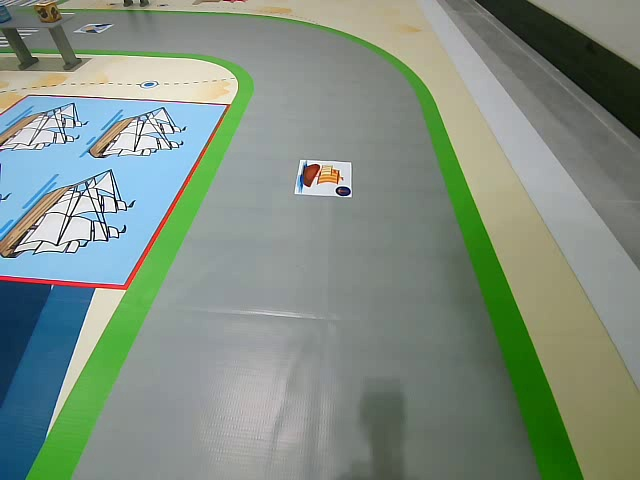
#> input picture DataProcessing/DefaultPictures/data126.jpg, 640 x 480 px, given in place of lane_video.mp4, which was not available
$ python pid_1.py   (older library calls are emulated)
#> lines starting #> are read from the running program, lines starting #| are printed output that depends on the picture; pictures that were not available may be replaced by others from this repository, and a replacement may not be noted
#!/usr/bin/env python3
#coding=utf-8
import sys, os, time
import cv2
import numpy as np
from PIL import Image as PImage
from Rosmaster_Lib import Rosmaster


def Get_Hist(img):
    """
        计算直方图数组
    """
    img = np.sum(img, axis=0)
    img.reshape(img.size, 1)

    hist = np.int32(np.around(Normalize(img, 255)))
    # print(hist.shape)
    img = np.zeros((hist.size, hist.size, 3))  # 创建用于绘制直方图的全0图像

    bins = np.arange(hist.size).reshape(hist.size, 1)  # 直方图中各bin的顶点位置

    pts = np.column_stack((bins, hist))
    cv2.polylines(img, [pts], False, (0, 255, 0))
    img = np.flipud(img)
    return img, hist

def Normalize(data, scale):
    """
    归一化-->[0.0, 1.0]
    :param data:
    :param scale:
    :return: [-0.5, 0.5]*scale
    """
    mx = max(data)
    mn = min(data)
    m = (mx - mn)/2 + mn

    return [((float(i) - m) / (mx - mn)+0.5)*scale for i in data]

# [7 lines left out: function Range_Convert, not called in this run]

def get_yellow_lane_bin_img(frame, low_rh, high_rh,low_gs, high_gs,low_bv, high_bv):    # 提取黄色车道线
    # 输入原图,返回缩放后的原图与车道线二值图
    try:
        lower_array = np.array([low_rh,low_gs,low_bv]) # 第二个参数调节亮度
        upper_array = np.array([high_rh,high_gs, high_bv])

        selection = 1
        if selection == 1:
            hsv = cv2.cvtColor(frame, cv2.COLOR_BGR2HSV)#使用HSV进行车道线识别
            mask = cv2.inRange(hsv, lowerb=lower_array, upperb=upper_array)
        if selection == 2:
            mask = cv2.inRange(frame, lowerb=lower_array, upperb=upper_array)#使用RGB进行车道线识别

        __img = PImage.fromarray(mask)
        _img = np.array(__img)

        # img = __img.resize((120, 120), PImage.ANTIALIAS)   # 缩小
        # img = np.zeros((120, 120))  # 创建全0图像
        # cv2.resize(_img, (120, 120), img, cv2.INTER_AREA)
        small_img = np.zeros((120, 120))  # 创建全0图像
        small_img = cv2.resize(_img, (120, 120), small_img, cv2.INTER_AREA)
        small_img = small_img.astype(np.uint8)
        retval, bin_img = cv2.threshold(small_img, 125, 255, cv2.THRESH_BINARY)

        small_img = small_img.astype(np.float32)
        img_3chanel = cv2.cvtColor(small_img, cv2.COLOR_GRAY2BGR)
        # origin_img = frame.resize((120, 120), PImage.ANTIALIAS)
        # origin_img = np.zeros((120, 120, 3))  # 创建全0图像
        # cv2.resize(frame, (120, 120), origin_img,  cv2.INTER_AREA)
        origin_img = np.zeros((120, 120, 3))  # 创建全0图像
        origin_img = cv2.resize(frame, (120, 120),  origin_img, cv2.INTER_AREA)
        cv2.imshow("bin_img", mask)
        cv2.waitKey(10)
        return origin_img, bin_img
    except:
        s = sys.exc_info()
        print("Error '%s' happened on line %d" % (s[1], s[2].tb_lineno))

class CONTROLER:
    def __init__(self):
        self.imgInd = 0
        self.sign_speed = 30
        self.target_point = 0.0
        self.PTerm = 0.0
        self.ITerm = 0.0
        self.DTerm = 0.0

        self.last_control_time = time.time() * 1000
        self.current_time = self.last_control_time
        self.last_error = 0.0


        self.pid_angle_value = 0.0
        # self.pid_cmd_vel = Twist()
        self.pid_speed = 1
        self.pid_out_rate = 1.0
        self.pid_out_power = 1.0
        self.mn_width = 5.0
        self.mn_height = 60.0
        self.mn_area = 1300.0
        self.mn_distance = 65.0
        self.windup_guard = 1.0
        self.P = 1.0
        self.I = 1.0
        self.D = 0.0

        self.RC_buff_length = 5
        self.history_left_lane = [0] * self.RC_buff_length  # 惯性滤波缓存区
        self.history_right_lane = [0] * self.RC_buff_length  # 惯性滤波缓存区
        self.history_angle = [float(0.0)] * self.RC_buff_length  # 惯性滤波缓存区


        self.camera_correction_done = False     # 摄像头校准标志
        self.crossroads = False                 # 十字路口标志
        self.last_direction = 0                 # 上次转弯的方向,debug用

        self.road_width = 0        # 车道宽度
        self.last_bais = 0
        self.low_x = 0   # HSV的H阈值
        self.high_x = 34    # HSV的H阈值
        self.low_y = 35   # HSV的S阈值
        self.high_y = 255     # HSV的S阈值
        self.low_z = 46   # HSV的V阈值
        self.high_z = 255     # HSV的V阈值

    def fliter_left_right_bias(self, hist_array):
            """
                滤波器函数，过滤直方图中的干扰
                :param hist_array:        直方图数组
                :return:脉冲数量，最左边的脉冲峰顶的索引位置，最右边脉冲峰顶的索引位置，过滤后的图像波形
            """
            try:
                left_distance = right_distance = 0
                shape = list(hist_array)
                # 计算脉冲个数
                pulse_flag = 0  # 波形连续标志
                pulse_height = []
                pulse_index = []
                # 1 对直方图进行波形切割，记录了波峰的高度和索引
                for i in range(len(shape)):
                    if pulse_flag and (shape[i] > 50 and i < len(shape) - 1):
                        _pulse_height.append(shape[i])
                        _pulse_index.append(i)
                    elif pulse_flag and ((shape[i] <= 50) or (i == (len(shape) - 1))):
                        pulse_flag = 0  # 波形分割
                        pulse_height.append(_pulse_height)
                        pulse_index.append(_pulse_index)
                    elif shape[i] > 0:
                        pulse_flag = 1
                        _pulse_height = []
                        _pulse_index = []
                        _pulse_height.append(shape[i])
                        _pulse_index.append(i)

                pulse_point_preprocess = []
                pulse_height_preprocess = []
                # 2 根据脉冲高度和面积，过滤掉干扰脉冲
                for i, points in enumerate(pulse_height):
                    height = max(points)
                    area = sum(points)
                    width = len(points)
                    if (width >= self.mn_width and (area >= self.mn_area or height >= self.mn_height)):
                        pulse_height_preprocess.append(points)
                        pulse_point_preprocess.append(pulse_index[i])

                # 对过滤后的脉冲波形进行绘图
                __array = np.array([0] * len(shape))
                for points in pulse_point_preprocess:
                    for ind in points:
                        __array[ind] = shape[ind]
                __array.reshape((1, len(shape)))
                img = np.zeros((len(shape), len(shape), 3))  # 创建用于绘制直方图的全0图像
                bins = np.arange(len(shape)).reshape(len(shape), 1)  # 作为索引，0~len()
                pts = np.column_stack((bins, __array))
                cv2.polylines(img, [pts], False, (0, 255, 0))
                hist_img = np.flipud(img)   # 生成滤波后的波形图

                # 3 对于过滤后的脉冲进行左右双峰的定位
                if len(pulse_point_preprocess) == 1:  # 单峰
                    points = pulse_height_preprocess[0]
                    mx_h = max(points)
                    mx_h_ind = points.index(mx_h)
                    left_distance = right_distance = pulse_point_preprocess[0][mx_h_ind]

                elif len(pulse_point_preprocess) == 2:  # 双峰
                    # 方法1：取峰顶最高点
                    points = pulse_height_preprocess[0]

                    mx_h = max(points)
                    mx_h_ind = points.index(mx_h)
                    left_distance = pulse_point_preprocess[0][mx_h_ind]

                    points = pulse_height_preprocess[-1]
                    mx_h = max(points)
                    mx_h_ind = points.index(mx_h)
                    right_distance = pulse_point_preprocess[-1][mx_h_ind]
                    # 方法2：取峰顶中心点

                elif len(pulse_point_preprocess) > 2:  # 多峰，从左向右，从右向左取最高的2个
                    left_ind = 0
                    right_ind = len(pulse_point_preprocess) - 1
                    left_mx = []
                    left_mx_ind = []
                    right_mx = []
                    right_mx_ind = []
                    while left_ind < right_ind:
                        points = pulse_height_preprocess[left_ind]
                        if sum(points) > sum(left_mx):
                            left_mx = points
                            left_mx_ind = pulse_point_preprocess[left_ind]
                        points = pulse_height_preprocess[right_ind]
                        if sum(points) > sum(right_mx):
                            right_mx = points
                            right_mx_ind = pulse_point_preprocess[right_ind]
                        left_ind += 1
                        right_ind -= 1
                        pass
                    if left_ind == right_ind:
                        points = pulse_height_preprocess[right_ind]
                        if sum(points) > sum(right_mx):
                            right_mx = points
                            right_mx_ind = pulse_point_preprocess[right_ind]

                    # 多峰变双峰
                    # 方法1 求左侧最高峰的最高点，右侧最高峰的最高点
                    # mx_h = max(left_mx)
                    # mx_h_ind = left_mx.index(mx_h)
                    # left_distance = left_mx_ind[mx_h_ind]
                    #
                    # mx_h = max(right_mx)
                    # mx_h_ind = right_mx.index(mx_h)
                    # right_distance = right_mx_ind[mx_h_ind]

                    # 多峰变双峰
                    # 方法2 求左侧最高峰的中心点，右侧最高峰的中心点
                    left_distance = int(sum(left_mx_ind) / len(left_mx_ind))
                    right_distance = int(sum(right_mx_ind) / len(right_mx_ind))

                return len(pulse_point_preprocess), left_distance, right_distance, hist_img

            except:
                s = sys.exc_info()
                print("Error '%s' happened on line %d" % (s[1], s[2].tb_lineno))

    # [44 lines left out: functions get_servo_angle, update, not called in this run]

    def put_left_lane(self, data):
        for i in range(self.RC_buff_length - 1):
            self.history_left_lane[i] = self.history_left_lane[i + 1]
        self.history_left_lane[self.RC_buff_length - 1] = data

    def put_right_lane(self, data):
        for i in range(self.RC_buff_length - 1):
            self.history_right_lane[i] = self.history_right_lane[i + 1]
        self.history_right_lane[self.RC_buff_length - 1] = data

    def put_angle(self, data):
        for i in range(len(self.history_angle)-1):
            self.history_angle[i] = self.history_angle[i + 1]
        self.history_angle[-1] = data

    def get_history_turn(self):
    # 舵机角度<0为左转
        angle = sum(self.history_angle) / len(self.history_angle)
        if angle < 0:
            return 1
        elif angle > 0:
            return 2
        else:
            return 0

    def get_history_angle(self):
        return sum(self.history_angle) / len(self.history_angle)

    def get_left_lane_history(self):
        return sum(self.history_left_lane[:self.RC_buff_length])

    def get_right_lane_history(self):
        return sum(self.history_right_lane[:self.RC_buff_length])

    def call_back_30hz(self, cv_image):
            try:
                print("*-*-*-*-*-*-*-*-*-*-*-*-*-*-*-*-*")
                # print(time.localtime( time.time() ))
                #cv_image = self.bridge.imgmsg_to_cv2(image_raw, "bgr8")
                line_low = 0.99
                if self.crossroads:
                    #print("THIS IS CROSSROADS")
                    # 在十字路口扩大窗口
                    line_up = 0.7
                else:
                    line_up = 0.85
                if not self.camera_correction_done:
                    # 相机校准过程中，图像不缩放，画出中线以供校准
                    H = cv_image.shape[0]
                    W = cv_image.shape[1]
                    cv2.line(cv_image, pt1=(0, int(H * line_low)), pt2=(W, int(H * line_low)), color=(0, 255, 0), thickness=2)
                    cv2.line(cv_image, pt1=(0, int(H * line_up)), pt2=(W, int(H * line_up)), color=(0, 255, 0), thickness=2)
                    cv2.line(cv_image, pt1=(W // 2, 0), pt2=(W // 2, H), color=(0, 255, 0), thickness=2)
                    cv2.imshow("lanes", cv_image)

                    print("camera_correction...")
                    if  cv2.waitKey(1) == 27:
                        self.camera_correction_done = True
                        cv2.destroyAllWindows()
                else:
                    # print("start run!")
                    if self.sign_speed == 0:
                        print("speed_x, speed_z: 0, 0")
                        return
                    # img_raw = cv2.cvtColor(cv_image, cv2.COLOR_BGR2RGB)
                    # 正常行驶时，缩放，显示滤波图像
                    origin_img, bin_img = get_yellow_lane_bin_img(cv_image, self.low_x, self.high_x,self.low_y, self.high_y,self.low_z, self.high_z)      # 获取缩放后的原图与二值图
                    H = origin_img.shape[0]
                    W = origin_img.shape[1]
                    cv2.line(origin_img, pt1=(0, int(H * line_low)), pt2=(W, int(H * line_low)), color=(0, 255, 0), thickness=2)
                    cv2.line(origin_img, pt1=(0, int(H * line_up)), pt2=(W, int(H * line_up)), color=(0, 255, 0), thickness=2)
                    cv2.line(origin_img, pt1=(W // 2, 0), pt2=(W // 2, H), color=(0, 255, 0), thickness=2)
                    bin_img_rectangle_ROI = bin_img[int(H * line_up):int(H * line_low), :]     # 获取二值图的ROI区域
                    hist_bin_line_img, hist_array = Get_Hist(bin_img_rectangle_ROI[:, :])    # 计算直方矩阵，以及脉冲波形图
                    line_count, left, right, hist_bin_line_img_filtered = self.fliter_left_right_bias(hist_array)    # 对直方图进行滤波
                    # [18 lines of commented-out code are left out]
                    mid_line = int(len(hist_array)/2)  # 视野中线
                    # 根据线的数量决定PID的输入量
                    if line_count >= 2:
                        if ((right - left) >= self.mn_distance):
                            bais = mid_line - (right + left) // 2
                            #rospy.loginfo("检测到多线")
                            #rospy.loginfo("bais>0时应左转，bais<0时应右转, bais=%s", bais)
                            self.update(bais)
                            angle_value = self.get_servo_angle()
                            self.put_angle(angle_value)

                            self.put_left_lane(1)
                            self.put_right_lane(1)
                        else:
                            #rospy.loginfo("检测到多线，但左右线距过窄，延续之前的角度")
                            angle_value = self.get_history_angle()  # 延续之前的角度
                            self.put_angle(angle_value)
                        if line_count >= 3:  # 十字路口
                            self.crossroads = True
                        else:
                            self.crossroads = False

                    if line_count < 2:
                        # 左右车道线惯性滤波
                        l = self.get_left_lane_history()
                        r = self.get_right_lane_history()
                        if l and r:
                            angle_value = self.get_history_angle()  # 延续之前的角度
                            self.put_angle(angle_value)
                            if left < mid_line:
                                self.put_left_lane(1)
                                self.put_right_lane(0)

                            if left > mid_line:
                                self.put_left_lane(0)
                                self.put_right_lane(1)
                        elif l or r:
                            # 单线情况，跟随之前时刻的转向
                            if self.get_history_turn() == 1:  # 前一个时刻是左转
                                #rospy.loginfo("前一个时刻是左转")
                                bais =0.5 * (len(hist_array) - right)
                                self.update(bais)
                                angle_value = self.get_servo_angle()
                                self.put_angle(angle_value)
                            elif self.get_history_turn() == 2:
                                bais = 0.5 * (0 - left)
                                self.update(bais)
                                angle_value = self.get_servo_angle()
                                self.put_angle(angle_value)

                            else:
                                # 之前没有转向，说明只是开机时出现的无效单线
                                #rospy.loginfo("之前没有转向，说明只是开机时出现的无效单线")
                                angle_value = 0.0
                                self.put_angle(angle_value)
                                # print("line_count=", line_count, "left=", left, "right=", right)

                            # 维持以前的状态
                            if l:
                                self.put_left_lane(1)
                                self.put_right_lane(0)
                            else:
                                self.put_left_lane(0)
                                self.put_right_lane(1)

                        else:
                            # 惯性滤波结果是0
                            self.put_left_lane(0)
                            self.put_right_lane(0)
                            angle_value = 0.0
                            self.put_angle(angle_value)

                    angle_value = self.get_history_angle()  # 取惯性滤波后的角度值
                    print(str(time.time())+":angel == "+str(angle_value))

                    # 正数右转，负数左转
                    self.pid_angle_value = angle_value
                    self.last_direction = pid.get_history_turn()
                    if self.pid_speed > 0:
                        #print("self.pid_cmd_vel.linear.x=", self.pid_speed)
                        #print("self.pid_cmd_vel.angular.z=", self.pid_angle_value)
                        # self.pid_cmd_vel.linear.x = self.pid_speed
                        print("1、speed_x, speed_z: %f, %f"%(self.pid_speed, self.pid_angle_value))
                    else:
                        # self.pid_cmd_vel.linear.x = self.sign_speed

                        # self.pid_cmd_vel.angular.z = self.pid_angle_value
                        print("2、speed_x, speed_z: %f, %f"%(self.pid_speed, self.pid_angle_value))

                    # self.pub.publish(self.pid_cmd_vel)
            except:
                s = sys.exc_info()
                print("Error '%s' happened on line %d" % (s[1], s[2].tb_lineno))

if __name__ == '__main__':
    pid = CONTROLER()

    cap = cv2.VideoCapture('lane_video.mp4')
    ret, frame = cap.read()
#> frame is the input picture: shape (480, 640, 3); mean B, G, R 130.1, 142.4, 128.1
    # print(frame.shape())

    ret = cap.set(3, 480) # width
    ret = cap.set(4, 360) # height

    while(cap.isOpened()):
        ret, frame = cap.read()
        frame = cv2.resize(frame, (480, 360))
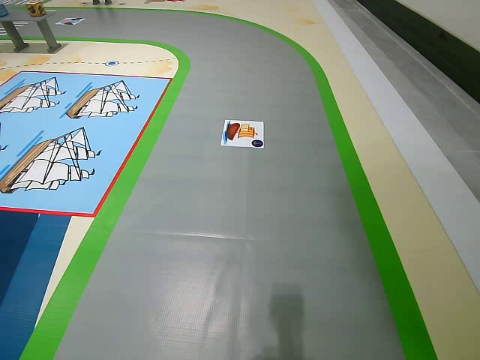
#> frame: shape (360, 480, 3); mean B, G, R 130, 142.4, 128.1

        pid.call_back_30hz(frame)
#> in call_back_30hz, `cv2.line(cv_image, pt1=(W // 2, 0), pt2=(W // 2, H), color=(0, 255, 0)..`:
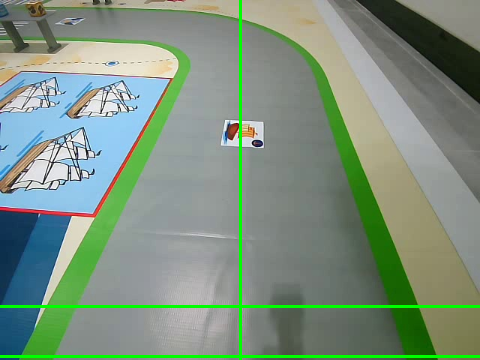
#> cv_image: shape (360, 480, 3); mean B, G, R 127.3, 145.2, 125.4
#> (key q is pressed here)
        # cv2.imshow('Live', frame)
        # if cv2.waitKey(1) & 0xFF == ord('q'):
        #     break

    print("done")


# ******************************************************************88
# # 创建Rosmaster对象 bot  Create the Rosmaster object bot
# bot = Rosmaster()
# # print(bot.help)

# # 启动接收数据，只能启动一次，所有读取数据的功能都是基于此方法
# # Start to receive data, can only start once, all read data function is based on this method
# bot.create_receive_threading()

# # 控制电机运动 Control motor movement
# def run_motor(M1, M2, M3, M4):
#     bot.set_motor(M1, M2, M3, M4)
#     return M1, M2, M3, M4


# bot.set_motor(80, 80, 80, 0)
# time.sleep(1)
# bot.set_motor(0, 0, 0, 0)

# print(bot.get_motor_encoder())
# time.sleep(2)
# print(bot.get_motor_encoder())
# time.sleep(2)

# # 程序结束后请删除对象，避免在其他程序中使用Rosmaster库造成冲突
# # After the program is complete, delete the object to avoid conflicts caused by using the library in other programs
# del bot

$ run again, on DataProcessing/DefaultPictures/data149.jpg
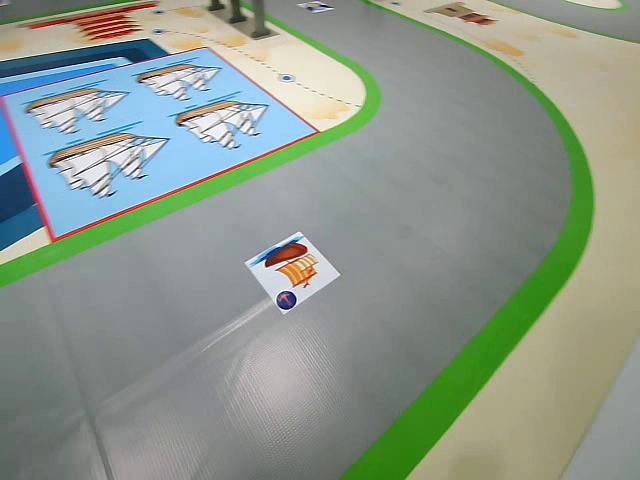
#> input picture DataProcessing/DefaultPictures/data149.jpg, 640 x 480 px, given in place of lane_video.mp4, which was not available
#> frame is the input picture: shape (480, 640, 3); mean B, G, R 139.6, 151.5, 140.4
#> frame: shape (360, 480, 3)
#> in call_back_30hz, `cv2.line(cv_image, pt1=(0, int(H * line_low)), pt2=(W, int(H * line_lo..`:
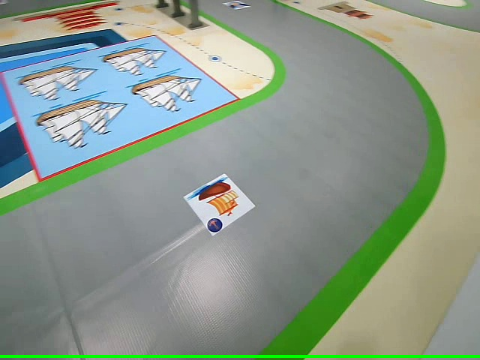
#> cv_image: shape (360, 480, 3); mean B, G, R 138.6, 152.4, 139.3
#> in call_back_30hz, `cv2.line(cv_image, pt1=(W // 2, 0), pt2=(W // 2, H), color=(0, 255, 0)..`:
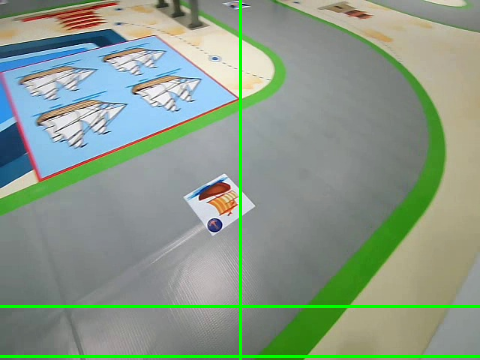
#> cv_image: shape (360, 480, 3); mean B, G, R 136.7, 154, 137.2
